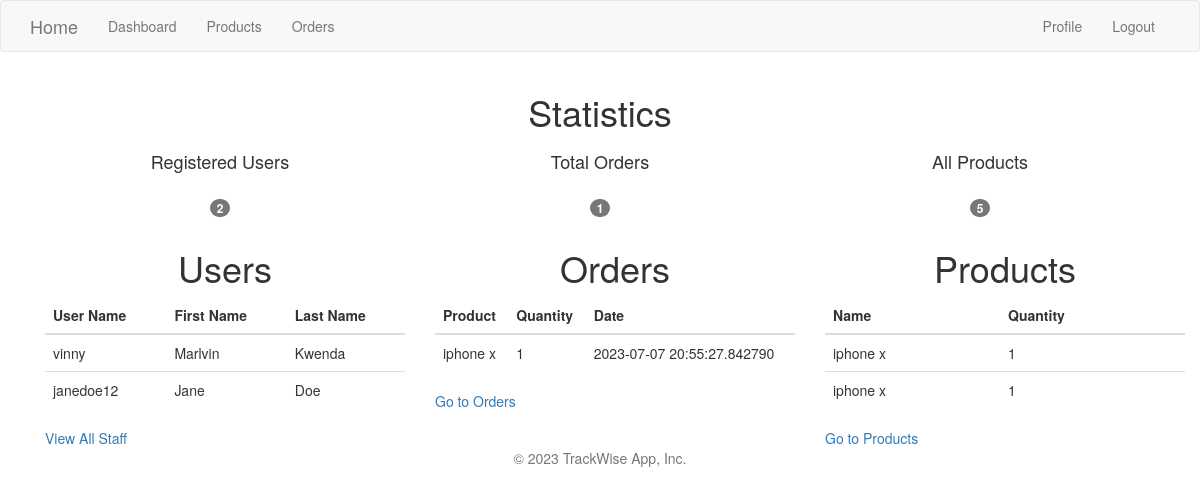
Screenshot of /dash (signed in) with the database file from the repository.
### app/models.py (models this page shows, shortened)
class User(UserMixin, db.Model):
    __tablename__ = "user"
    id = db.Column(db.Integer, primary_key=True)
    first_name = db.Column(db.String(64), index=True, unique=True)
    last_name = db.Column(db.String(64), index=True, unique=True)
    username = db.Column(db.String(64), index=True, unique=True)
    email = db.Column(db.String(120), index=True, unique=True)
    password_hash = db.Column(db.String(128))

class Order(db.Model):
    id = db.Column(db.Integer, primary_key=True)
    product = db.Column(db.Integer, db.ForeignKey('product.id'), nullable=True)
    created_by = db.Column(db.Integer, db.ForeignKey('user.id'), nullable=True)
    order_quantity = db.Column(db.Integer, nullable=True)
    date = db.Column(db.DateTime, nullable=True, default=datetime.utcnow())

class Product(db.Model):
    id = db.Column(db.Integer, primary_key=True)
    product_id = db.Column(db.String(20), nullable=True)
    name = db.Column(db.String(100), nullable=True)
    category = db.Column(db.String(20), nullable=True)
    quantity = db.Column(db.Integer, nullable=True)
    description = db.Column(db.String(200), nullable=True)

### app/main/routes.py (the view)
@bp.route('/dash', methods=['GET', 'POST'])
@login_required
def dash():
    reg_users = User.query.count()
    all_orders = Order.query.count()
    all_products = Product.query.count()
    order_users = Order.query.all()
    users = User.query.limit(2).all()
    orders_adm = Order.query.limit(2).all()
    products = Product.query.limit(2).all()
    context = {
        "count_users": reg_users,
        "count_orders": all_orders,
        "count_products": all_products,
        "orders": order_users,
        "users": users,
        "products": products,
        "orders_adm": orders_adm
    }
    return render_template('dash.html' ,title='Dashboard', context=context)

### app/models.py (called while the page is built)
@login.user_loader
def load_user(id):
    return User.query.get(int(id))

### app/templates/dash.html (shortened to what this page needs)
{% extends 'base.html' %}
{% block app_content %}
{% if current_user.is_authenticated %}
<div class="container-fluid my-4">
    <div class="row align-items-start">
        <div class="col-md-12">
            <div class="card">
                <div class="card-header">
                    <h1 class="text-center">Statistics</h1>
                </div>
                <div class="card-body">
                    <div class="row">
                        <div class="col-md-4">
                            <div class="card text-center p-3">
                                <h4>Registered Users</h4>
                                <h3><span class="badge bg-primary rounded-pill">{{ context.count_users }}</span></h3>
                            </div>
                        </div>
                        <div class="col-md-4">
                            <div class="card text-center p-3">
                                <h4>Total Orders</h4>
                                <h3><span class="badge bg-primary rounded-pill">{{ context.count_orders }}</span></h3>
                            </div>
                        </div>
                        <div class="col-md-4">
                            <div class="card text-center p-3">
                                <h4>All Products </h4>
                                <h3><span class="badge bg-primary rounded-pill">{{ context.count_products }}</span></h3>
                            </div>
                        </div>
                    </div>
                </div>
            </div>
        </div>
    </div>
</div>
<div class="container my-4">
    <div class="row align-items-start">
        <div class="col-md-4">
            <div class="card">
                <div class="card-header">
                    <h1 class="text-center">Users</h1>
                </div>
                <div class="card-body">
                    <table class="table">
                        <thead class="table-light">
                            <tr>
                                <th scope="col">User Name</th>
                                <th scope="col">First Name</th>
                                <th scope="col">Last Name</th>
                            </tr>
                        </thead>
                        <tbody>
                            {% for user in context.users %}
                            <tr>
                                <td>{{ user.username }}</td>
                                <td>{{ user.first_name }}</td>
                                <td>{{ user.last_name }}</td>
                            </tr>
                            {% endfor %}
                        </tbody>
                    </table>
                    <a class="nav-link text-primary active" aria-current="page" href="{{url_for('main.users', username=current_user.username) }}">View All
                        Staff</a>
                </div>
            </div>
        </div>
        <div class="col-md-4">
            <div class="card">
                <div class="card-header">
                    <h1 class="text-center">Orders</h1>
                </div>
                <div class="card-body">
                    <table class="table">
                        <thead class="table-light">
                            <tr>
                                <th scope="col">Product</th>
                                <th scope="col">Quantity</th>
                                <th scope="col">Date</th>
                            </tr>
                        </thead>
                        <tbody>
                            {% for order in context.orders_adm %}
                            <tr>
                                <td>{{ order.product }}</td>
                                <td>{{ order.order_quantity }}</td>
                                <td>{{ order.date }}</td>
                            </tr>
                            {% endfor %}
                        </tbody>
                    </table>
                    <a class="nav-link text-primary active" aria-current="page" href="{{ url_for('main.orders', username=current_user.username) }}">Go to
                        Orders</a>
                </div>
            </div>
        </div>
        <div class="col-md-4">
            <div class="card">
                <div class="card-header">
                    <h1 class="text-center">Products</h1>
                </div>
                <div class="card-body">
                    <table class="table">
                        <thead class="table-light">
                            <tr>
                                <th scope="col">Name</th>
                                <th scope="col">Quantity</th>
                            </tr>
                        </thead>
                        <tbody>
                            {% for product in context.products %}
                            <tr>
                                <td>{{ product.name }}</td>
                                <td>{{ product.quantity }}</td>
                            </tr>
                            {% endfor %}
                        </tbody>
                    </table>
                    <a class="nav-link text-primary active" aria-current="page" href="{{ url_for('main.products') }}">Go to
                        Products</a>
                </div>
            </div>
        </div>
    </div>
</div>
</div>
{% endif%}
{% endblock %}

### app/static/css/styles.css (style rules this page uses)
:root { scroll-behavior: smooth; }
body { font-family: "Open Sans", sans-serif; color: #444444; }
a { color: #4154f1; text-decoration: none; }
h1, h2, h3, h4, h5, h6 { font-family: "Nunito", sans-serif; }

### rows the page displays
User: username "vinny", first_name "Marlvin", last_name "Kwenda"
User: username "janedoe12", first_name "Jane", last_name "Doe"
Order: product "iphone x", order_quantity "1", date "2023-07-07 20:55:27.842790"
Product: name "iphone x", quantity "1"
Product: name "iphone x", quantity "1"

### other values shown
{{ context.count_users }} "2"
{{ context.count_orders }} "1"
{{ context.count_products }} "5"
